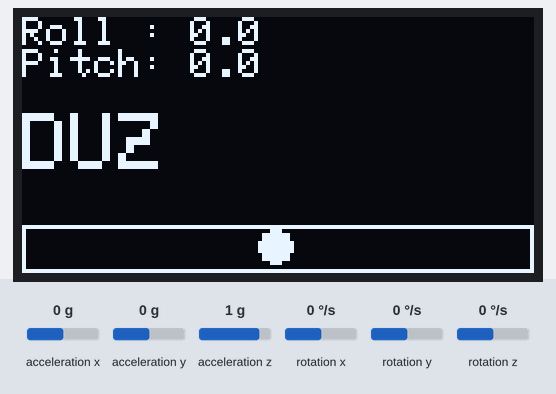
Simulated run of this sketch. Board: ESP32. Shown: 128×64 one-colour display. Wiring (inferred from the names in the program): MPU-6050 motion sensor at I2C address 0x68. Inputs (shaded band) come from the test bench; at power-on: acceleration x 0 g, acceleration y 0 g, acceleration z 1 g, rotation x 0 °/s, rotation y 0 °/s, rotation z 0 °/s.

Above: at 1.2 s.
1.3 s: acceleration x set to -1.4 g
At 2.5 s:
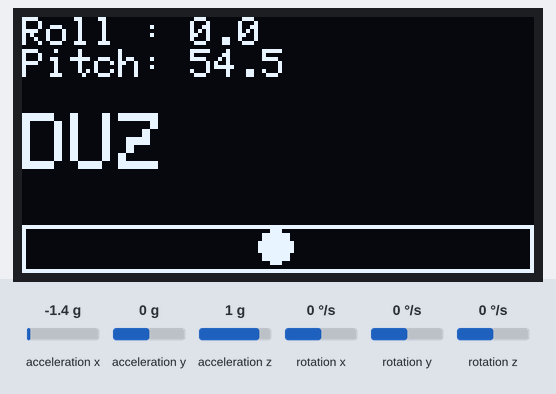
2.8 s: acceleration y set to -1.4 g
At 3.4 s:
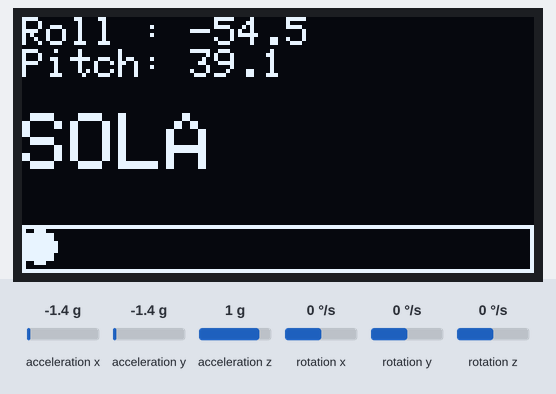
4.3 s: acceleration y set to 0.8 g
At 5.5 s:
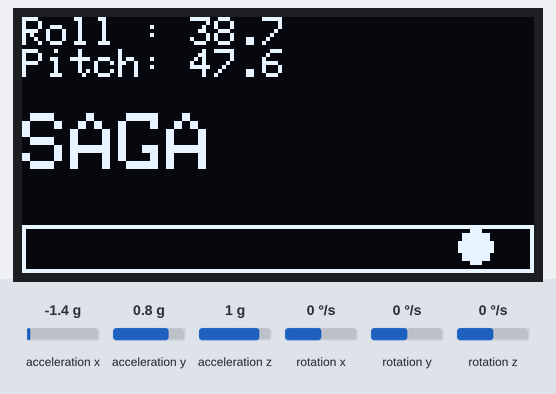
5.8 s: acceleration z set to -1.4 g
At 6.4 s:
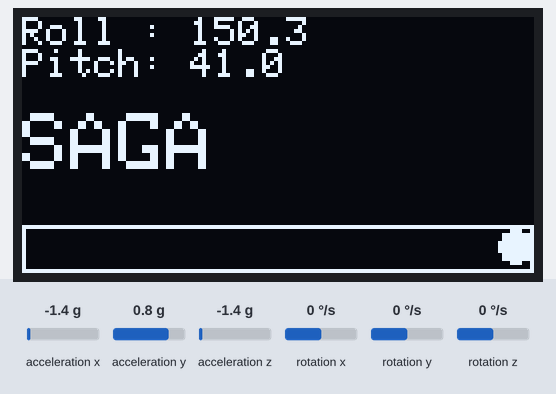
Timing chart, 0 to 8.4 s (numbered marks = the images above; inputs shaded):
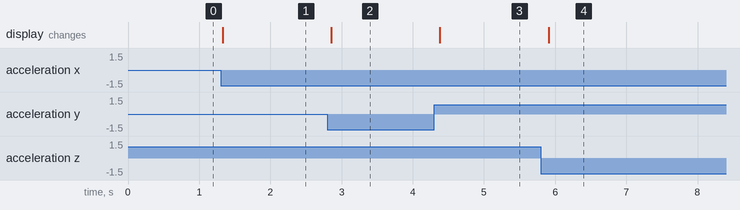

The sketch:

Foy7_Egim_OLED.ino
```cpp
// FOY 7 - Kod 7.2: Elektronik su terazisi
#include <Adafruit_GFX.h>
#include <Adafruit_SSD1306.h>
#include "mpu_yardimci.h"

Adafruit_SSD1306 ekran(128, 64, &Wire, -1);
const float DUZ_ESIGI = 10.0;     // derece: bu kadar egimi "duz" sayiyoruz

void setup() {
  Serial.begin(115200);
  Wire.begin(21, 22);
  if (!mpuBaslat()) {
    Serial.println("HATA: MPU bulunamadi.");
    while (true) delay(100);
  }
  if (!ekran.begin(SSD1306_SWITCHCAPVCC, 0x3C)) {
    Serial.println("HATA: OLED baslatilamadi.");
    while (true) delay(100);
  }
  ekran.setTextColor(SSD1306_WHITE);
}

void loop() {
  mpuVeriOku();
  float roll  = atan2(ay, az) * 180.0 / PI;                       // yana yatma
  float pitch = atan2(-ax, sqrt(ay * ay + az * az)) * 180.0 / PI; // one-arkaya

  ekran.clearDisplay();
  ekran.setTextSize(1);
  ekran.setCursor(0, 0);
  ekran.print("Roll : ");  ekran.println(roll, 1);
  ekran.print("Pitch: ");  ekran.println(pitch, 1);

  ekran.setTextSize(2);
  ekran.setCursor(0, 24);
  if (roll > DUZ_ESIGI) {
    ekran.println("SAGA");
  } else if (roll < -DUZ_ESIGI) {
    ekran.println("SOLA");
  } else {
    ekran.println("DUZ");
  }

  // su terazisi kabarcigi: roll -45..45 derece -> x = 4..123 piksel
  int x = map(constrain((int)roll, -45, 45), -45, 45, 4, 123);
  ekran.drawRect(0, 52, 128, 12, SSD1306_WHITE);
  ekran.fillCircle(x, 57, 4, SSD1306_WHITE);
  ekran.display();

  delay(100);
}
```

mpu_yardimci.h
```cpp
// mpu_yardimci.h - Foy 7 icin kucuk MPU6050 yardimcisi
// Kutuphane kullanmadan, sensorun kayitlarini (register) dogrudan okur.
#pragma once
#include <Wire.h>

const int MPU_ADRES = 0x68;
const float G = 9.81;            // yercekimi ivmesi, m/s^2

float ax, ay, az;                // ivme, m/s^2
float gx, gy, gz;                // acisal hiz, derece/saniye

void mpuYaz(int kayit, int deger) {
  Wire.beginTransmission(MPU_ADRES);
  Wire.write(kayit);
  Wire.write(deger);
  Wire.endTransmission();
}

int mpuKimlikOku() {             // WHO_AM_I kaydi (0x75)
  Wire.beginTransmission(MPU_ADRES);
  Wire.write(0x75);
  Wire.endTransmission(false);
  Wire.requestFrom(MPU_ADRES, 1);
  return Wire.read();
}

bool mpuBaslat() {
  Wire.beginTransmission(MPU_ADRES);
  if (Wire.endTransmission() != 0) return false;   // cihaz cevap vermedi
  mpuYaz(0x6B, 0);               // uyku modundan uyandir
  return true;
}

int16_t ikiBaytOku() {           // once yuksek, sonra dusuk bayt
  int yuksek = Wire.read();
  int dusuk = Wire.read();
  return (int16_t)((yuksek << 8) | dusuk);
}

void mpuVeriOku() {
  Wire.beginTransmission(MPU_ADRES);
  Wire.write(0x3B);              // ilk olcum kaydi
  Wire.endTransmission(false);
  Wire.requestFrom(MPU_ADRES, 14);   // ivme 6 + sicaklik 2 + jiroskop 6 bayt
  ax = ikiBaytOku() / 16384.0 * G;   // +-2 g araliginda 1 g = 16384
  ay = ikiBaytOku() / 16384.0 * G;
  az = ikiBaytOku() / 16384.0 * G;
  ikiBaytOku();                      // sicaklik (kullanmiyoruz)
  gx = ikiBaytOku() / 131.0;         // +-250 derece/s araliginda 131 = 1 derece/s
  gy = ikiBaytOku() / 131.0;
  gz = ikiBaytOku() / 131.0;
}
```

Measured:
- after the input at 1.3 s, the display: changes at once (image 1)
- after the input at 2.8 s, the display: changes after 0.06 s (image 2)
- after the input at 4.3 s, the display: changes after 0.08 s (image 3)
- after the input at 5.8 s, the display: changes after 0.11 s (image 4)
